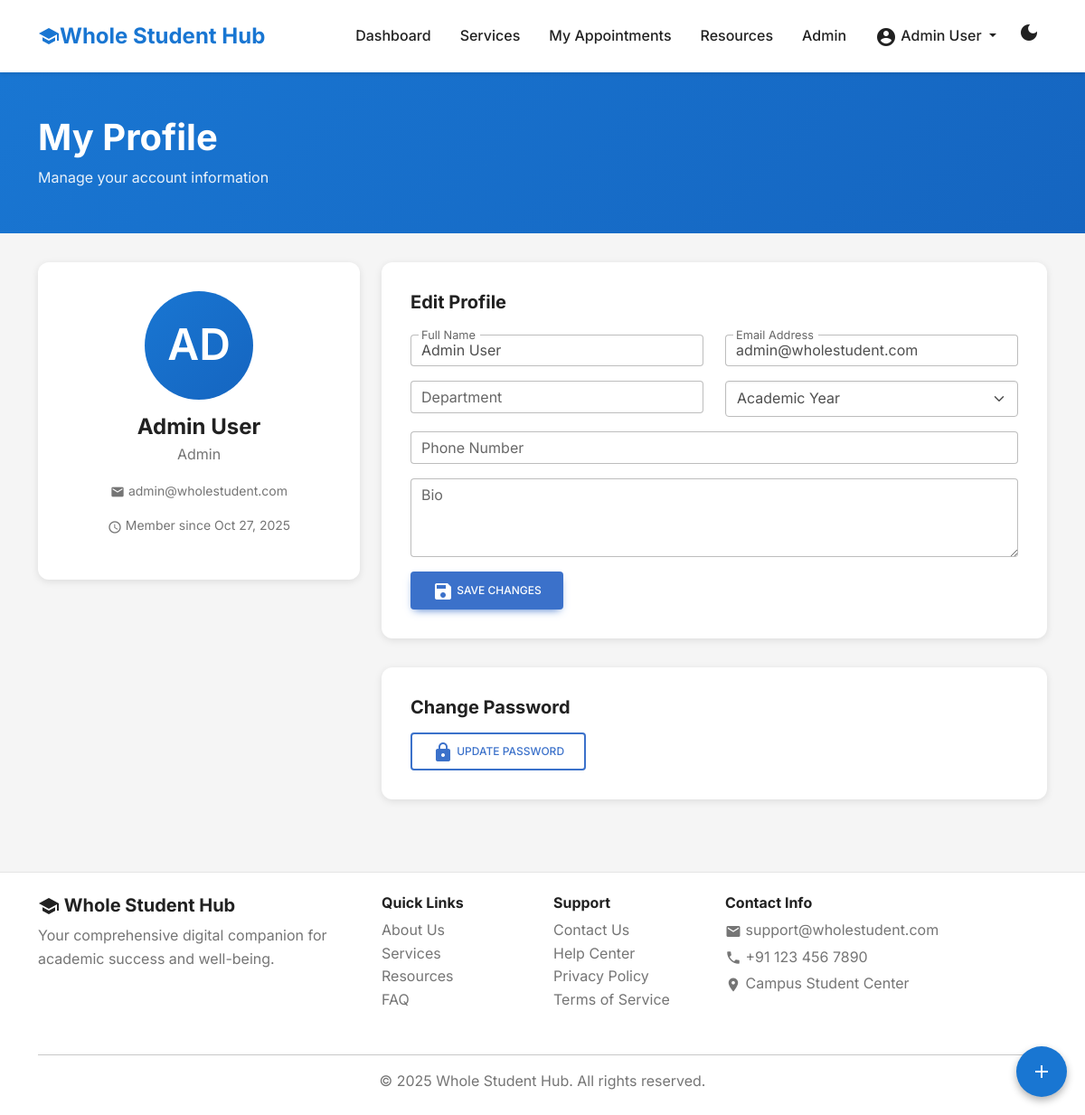
The app's page /profile.php (signed in) with its own data.
### tables this page shows
CREATE TABLE users (
    id INT PRIMARY KEY AUTO_INCREMENT,
    name VARCHAR(255) NOT NULL,
    email VARCHAR(255) UNIQUE NOT NULL,
    password VARCHAR(255) NOT NULL,
    role ENUM('student', 'mentor', 'counselor', 'admin') DEFAULT 'student',
    profile_picture VARCHAR(255) DEFAULT NULL,
    department VARCHAR(100) DEFAULT NULL,
    academic_year VARCHAR(50) DEFAULT NULL,
    phone VARCHAR(20) DEFAULT NULL,
    bio TEXT DEFAULT NULL,
    is_active BOOLEAN DEFAULT TRUE,
    is_blocked BOOLEAN DEFAULT FALSE,
    created_at TIMESTAMP DEFAULT CURRENT_TIMESTAMP,
    updated_at TIMESTAMP DEFAULT CURRENT_TIMESTAMP ON UPDATE CURRENT_TIMESTAMP,
    INDEX idx_email (email),
    INDEX idx_role (role)
);

### config/config.php (called while the page is built, shortened)
<?php
function isLoggedIn() {
    return isset($_SESSION['user_id']);
}
function getCurrentUser() {
    $db = Database::getInstance()->getConnection();
    $stmt = $db->prepare("SELECT * FROM users WHERE id = ?");
    $stmt->execute([$_SESSION['user_id']]);
    return $stmt->fetch();
}
function formatDate($date) {
    return date('M d, Y', strtotime($date));
}

### profile.php (the view, shortened to what this page needs)
<?php
require_once __DIR__ . '/config/config.php';
$user = getCurrentUser();
include __DIR__ . '/includes/header.php';
?>
<div class="profile-header">
    <div class="container">
        <h1 class="fw-bold mb-2">My Profile</h1>
        <p class="mb-0 opacity-90">Manage your account information</p>
    </div>
</div>
<div class="container mb-5">
    <div class="row">
        <div class="col-lg-4">
            <div class="profile-card text-center">
                <div class="profile-avatar">
                    <?php echo strtoupper(substr($user['name'], 0, 2)); ?>
                </div>
                <h4 class="fw-bold mb-1"><?php echo htmlspecialchars($user['name']); ?></h4>
                <p class="text-muted mb-3"><?php echo ucfirst($user['role']); ?></p>
                <p class="text-muted small">
                    <span class="material-icons" style="vertical-align: middle; font-size: 16px;">email</span>
                    <?php echo htmlspecialchars($user['email']); ?>
                </p>
                <p class="text-muted small">
                    <span class="material-icons" style="vertical-align: middle; font-size: 16px;">schedule</span>
                    Member since <?php echo formatDate($user['created_at']); ?>
                </p>
            </div>
        </div>
        <div class="col-lg-8">
            <div class="profile-card">
                <h5 class="fw-bold mb-4">Edit Profile</h5>
                <form method="POST" action="">
                    <div class="row">
                        <div class="col-md-6 mb-3">
                            <div class="form-outline">
                                <input type="text" id="name" name="name" class="form-control" value="<?php echo htmlspecialchars($user['name']); ?>" required />
                                <label class="form-label" for="name">Full Name</label>
                            </div>
                        </div>
                        <div class="col-md-6 mb-3">
                            <div class="form-outline">
                                <input type="email" id="email" name="email" class="form-control" value="<?php echo htmlspecialchars($user['email']); ?>" required />
                                <label class="form-label" for="email">Email Address</label>
                            </div>
                        </div>
                        <div class="col-md-6 mb-3">
                            <div class="form-outline">
                                <input type="text" id="department" name="department" class="form-control" value="<?php echo htmlspecialchars($user['department'] ?? ''); ?>" />
                                <label class="form-label" for="department">Department</label>
                            </div>
                        </div>
                        <div class="col-md-6 mb-3">
                            <select class="form-select" name="academic_year">
                                <option value="">Academic Year</option>
                            </select>
                        </div>
                        <div class="col-md-12 mb-3">
                            <div class="form-outline">
                                <input type="tel" id="phone" name="phone" class="form-control" value="<?php echo htmlspecialchars($user['phone'] ?? ''); ?>" />
                                <label class="form-label" for="phone">Phone Number</label>
                            </div>
                        </div>
                        <div class="col-md-12 mb-3">
                            <div class="form-outline">
                                <textarea class="form-control" id="bio" name="bio" rows="3"><?php echo htmlspecialchars($user['bio'] ?? ''); ?></textarea>
                                <label class="form-label" for="bio">Bio</label>
                            </div>
                        </div>
                    </div>
                    <button type="submit" class="btn btn-primary">
                        <span class="material-icons" style="vertical-align: middle;">save</span>
                        Save Changes
                    </button>
                </form>
            </div>
            <div class="profile-card">
                <h5 class="fw-bold mb-3">Change Password</h5>
                <a href="change-password.php" class="btn btn-outline-primary">
                    <span class="material-icons" style="vertical-align: middle;">lock</span>
                    Update Password
                </a>
            </div>
        </div>
    </div>
</div>
<?php include __DIR__ . '/includes/footer.php'; ?>

### includes/header.php (shortened to what this page needs)
<?php
require_once __DIR__ . '/../config/config.php';
$currentUser = getCurrentUser();
$isLoggedIn = isLoggedIn();
?>
<!DOCTYPE html>
<html lang="en" data-theme="light">
<head>
    <link href="https://cdnjs.cloudflare.com/ajax/libs/mdb-ui-kit/6.4.2/mdb.min.css" rel="stylesheet">
</head>
<body>
    <nav class="navbar navbar-expand-lg desktop-nav">
        <div class="container">
            <a class="navbar-brand" href="<?php echo BASE_URL; ?>">
                <span class="material-icons" style="vertical-align: middle;">school</span>
                Whole Student Hub
            </a>
            <div class="collapse navbar-collapse" id="navbarNav">
                <ul class="navbar-nav ms-auto align-items-center">
                    <?php if (!$isLoggedIn): ?>
                        <li class="nav-item">
                            <a class="nav-link" href="<?php echo BASE_URL; ?>index.php">Home</a>
                        </li>
                        <li class="nav-item">
                            <a class="nav-link" href="<?php echo BASE_URL; ?>services.php">Services</a>
                        </li>
                        <li class="nav-item">
                            <a class="nav-link" href="<?php echo BASE_URL; ?>about.php">About</a>
                        </li>
                        <li class="nav-item">
                            <a class="nav-link" href="<?php echo BASE_URL; ?>contact.php">Contact</a>
                        </li>
                        <li class="nav-item">
                            <a class="btn btn-primary btn-sm ms-2" href="<?php echo BASE_URL; ?>auth/login.php">Login</a>
                        </li>
                        <li class="nav-item">
                            <a class="btn btn-outline-primary btn-sm ms-2" href="<?php echo BASE_URL; ?>auth/signup.php">Sign Up</a>
                        </li>
                    <?php else: ?>
                        <li class="nav-item">
                            <a class="nav-link" href="<?php echo BASE_URL; ?>dashboard.php">Dashboard</a>
                        </li>
                        <li class="nav-item">
                            <a class="nav-link" href="<?php echo BASE_URL; ?>services.php">Services</a>
                        </li>
                        <li class="nav-item">
                            <a class="nav-link" href="<?php echo BASE_URL; ?>appointments.php">My Appointments</a>
                        </li>
                        <li class="nav-item">
                            <a class="nav-link" href="<?php echo BASE_URL; ?>resources.php">Resources</a>
                        </li>
                        <?php if (in_array($currentUser['role'], ['admin', 'counselor', 'mentor'])): ?>
                        <li class="nav-item">
                            <a class="nav-link" href="<?php echo BASE_URL; ?>admin/">Admin</a>
                        </li>
                        <?php endif; ?>
                        <li class="nav-item dropdown">
                            <a class="nav-link dropdown-toggle" href="#" id="userDropdown" role="button" data-mdb-toggle="dropdown">
                                <span class="material-icons" style="vertical-align: middle;">account_circle</span>
                                <?php echo htmlspecialchars($currentUser['name']); ?>
                            </a>
                        </li>
                    <?php endif; ?>
                    <li class="nav-item">
                        <button class="btn-theme-toggle" onclick="toggleTheme()">
                            <span class="material-icons" id="themeIcon">dark_mode</span>
                        </button>
                    </li>
                </ul>
            </div>
        </div>
    </nav>
    <?php if ($isLoggedIn): ?>
    <button class="fab" onclick="window.location.href='<?php echo BASE_URL; ?>book-appointment.php'">
        <span class="material-icons">add</span>
    </button>
    <?php endif; ?>

### includes/header.php (style rules this page uses)
:root { --primary-color: #1976d2; --secondary-color: #424242; --success-color: #2e7d32; --danger-color: #d32f2f; --warning-color: #f57c00; --info-color: #0288d1; --light-bg: #f5f5f5; --dark-bg: #121212; --card-bg: #ffffff; --text-primary: #212121; --text-secondary: #757575; }
* { margin: 0; padding: 0; box-sizing: border-box; }
body { font-family: 'Inter', sans-serif; background-color: var(--light-bg); color: var(--text-primary); transition: background-color 0.3s ease; }
.navbar { background: var(--card-bg); box-shadow: 0 2px 4px rgba(0,0,0,0.1); padding: 1rem 0; }
.navbar-brand { font-weight: 700; font-size: 1.5rem; color: var(--primary-color) !important; }
.nav-link { color: var(--text-primary) !important; font-weight: 500; margin: 0 0.5rem; transition: color 0.3s ease; }
.btn-theme-toggle { background: transparent; border: none; color: var(--text-primary); cursor: pointer; padding: 0.5rem; border-radius: 50%; transition: background 0.3s ease; }
.fab { position: fixed; bottom: 80px; right: 20px; width: 56px; height: 56px; border-radius: 50%; background: var(--primary-color); color: white; border: none; box-shadow: 0 4px 8px rgba(0,0,0,0.3); display: flex; align-items: center; justify-content: center; cursor: pointer; transition: transform 0.3s ease, box-shadow 0.3s ease; z-index: 999; }
@media (min-width: 769px) { .fab { bottom: 20px; } }

### profile.php (style rules this page uses)
.profile-header { background: linear-gradient(135deg, #1976d2 0%, #1565c0 100%); color: white; padding: 3rem 0; margin-bottom: 2rem; }
.profile-card { background: var(--card-bg); border-radius: 12px; padding: 2rem; box-shadow: 0 2px 8px rgba(0,0,0,0.1); margin-bottom: 2rem; }
.profile-avatar { width: 120px; height: 120px; border-radius: 50%; background: linear-gradient(135deg, #1976d2, #1565c0); color: white; display: flex; align-items: center; justify-content: center; font-size: 48px; font-weight: 600; margin: 0 auto 1rem; }

### records on screen
users: name "Admin User", name "AD", role "Admin", email "admin@wholestudent.com", created_at "Oct 27, 2025"
